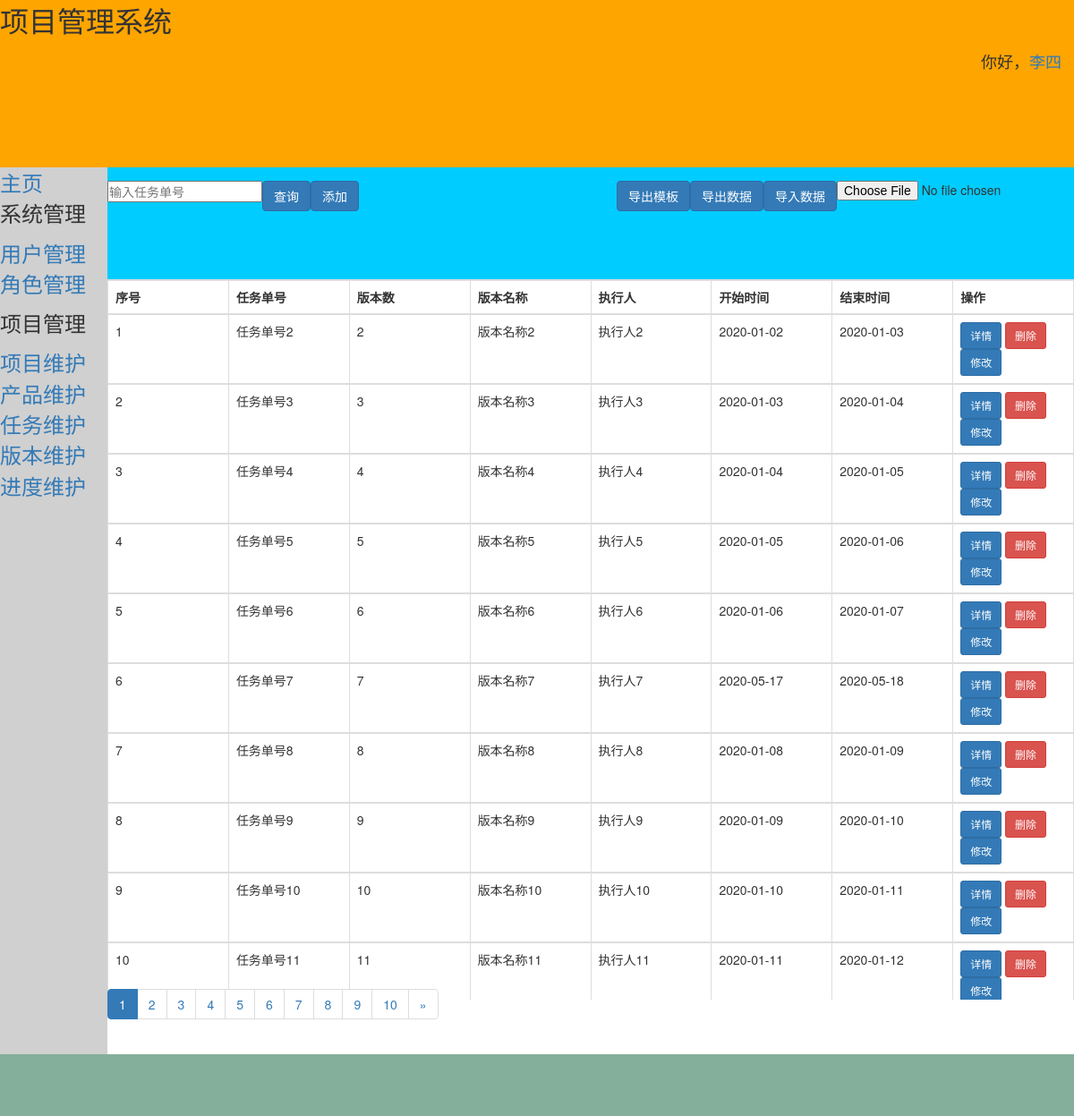
Page /project/vision/ (signed in) on the earlier database version.
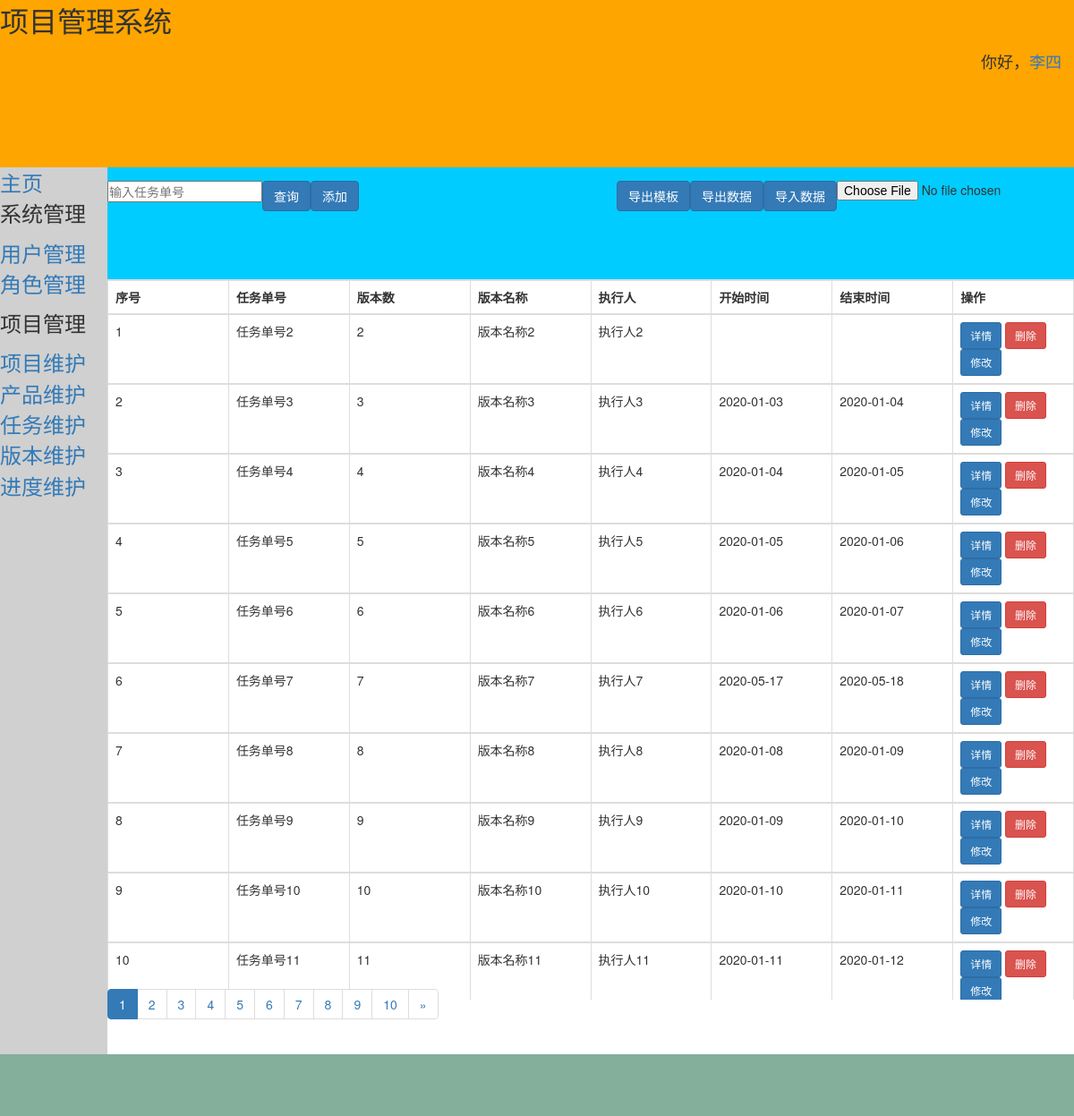
Same page on the later database version.
### project/models.py (models this page shows)
class Vision(models.Model):
    tasks = models.ForeignKey(
        Task,
        to_field='task_num',
        on_delete=models.CASCADE,
        related_name='to_vision',
        verbose_name='所属任务',)
    vision_num = models.PositiveIntegerField(verbose_name='版本数')
    vision_name = models.CharField(max_length=40,  primary_key=True, verbose_name='版本名称')
    executor = models.CharField(max_length=20, verbose_name='执行人')
    start_time = models.DateField(blank=True, null=True, verbose_name='开始时间')
    end_time = models.DateField(blank=True, null=True, verbose_name='结束时间')
    create_time = models.DateTimeField(auto_now_add=timezone.now, verbose_name='创建时间')
    class Meta:
        ordering = ['vision_num']
        verbose_name = '版本'
        verbose_name_plural = '版本'

class Task(models.Model):
    status_choice = (
        ('no', '未开始'),
        ('doing', '进行中'),
        ('done', '已完成'),
    )
    products = models.ForeignKey(
        Product,
        to_field='product_model',
        on_delete=models.CASCADE,
        related_name='to_task',
        verbose_name='所属产品',)
    task_num = models.CharField(max_length=20, unique=True, primary_key=True, verbose_name='任务单号')
    dev_type = models.CharField(max_length=20, verbose_name='开发类型')
    start_time = models.DateField(blank=True, null=True, verbose_name='开始时间')
    end_time = models.DateField(blank=True, null=True, verbose_name='结束时间')
    task_status = models.CharField(max_length=10, choices=status_choice, verbose_name='任务状态')
    create_time = models.DateTimeField(auto_now_add=timezone.now, verbose_name='创建时间')
    class Meta:
        ordering = ['-task_num']
        verbose_name = '任务'
        verbose_name_plural = '任务'

### project/views.py (the view)
# urls.py: path('vision/', views.vision, name='vision'),
@login_required
def vision(request):
    del_id = request.GET.get('del_id', '')
    page = request.GET.get('page', 1)
    search_data = request.GET.get('search', '')
    detail = request.GET.get('detail', '')
    if del_id:     # 删除数据
        Vision.objects.get(vision_name=del_id).delete()
        red_path = '?page='+str(page)
        return HttpResponseRedirect(reverse('project:vision')+red_path)
    if search_data:   # 模糊查询
        vision_list = Vision.objects.filter(tasks__task_num__contains=search_data)
    elif detail:
        vision_list = Vision.objects.filter(tasks__task_num=detail)
    else:
        vision_list = Vision.objects.all()    # 查询全部数据
    count_page =10    # 按每页count_page条数据分页
    paginator = Paginator(vision_list, count_page)
    start = (int(page)-1)*count_page
    try:
        vision_data = paginator.page(page)
    except PageNotAnInteger:
        vision_data = paginator.page(1)
    except EmptyPage:
        vision_data = paginator.page(paginator.num_pages)
    context = {
        'vision_data': vision_data,
        'start': start,
        'search_data': search_data,
        'username': request.user.first_name,
    }
    return render(request, 'project/vision.html', context)

### project/templates/project/vision.html (shortened to what this page needs)
{% extends 'login/base.html' %}
    {% block rightup %}
    <form action="{% url 'project:vision_import'%}" method="post" enctype="multipart/form-data" role="form">
        <div class="form-group">
        <input type="file" name="vision_file" required style="display:inline-block;float: right;">
        <button type="submit" class="btn btn-primary" style="display:inline-block;float: right;">导入数据</button>
        </div>
    </form>
    <form action="" method="get" role="form">
        <div class="form-group">
        <input type="text" name="search" required style="display:inline-block;float:left;" placeholder="输入任务单号">
        <button type="submit" class="btn btn-primary" style="display:inline-block;float:left;">查询</button>
        </div>
    </form>
    <a href="{% url 'project:vision_download' 1 %}">
        <button class="btn btn-primary" type="button" style="display:inline-block;float: right;">导出数据</button>
    </a>
    <a href="{% url 'project:vision_download' 2 %}">
        <button class="btn btn-primary" type="button" style="display:inline-block;float: right;">导出模板</button>
    </a>
    <button class="btn btn-primary" data-toggle="modal" data-target="#add" style="display:inline-block;float: left;">添加</button>
    {% endblock rightup %}
    {% block right %}
    <table class="table table-hover table-bordered">
         <TR>
             <th>序号</th>
            <th>任务单号</th>
            <th>版本数</th>
            <th>版本名称</th>
            <th>执行人</th>
            <th>开始时间</th>
            <th>结束时间</th>
            <th>操作</th>
        </TR>
        {% for vision in vision_data %}
            <TR>
                <td>{{forloop.counter|add:start}}</td>
                <td>{{vision.tasks.task_num}}</td>
                <td>{{vision.vision_num}}</td>
                <td>{{vision.vision_name}}</td>
                <td>{{vision.executor}}</td>
                <td>{{vision.start_time|default_if_none:''}}</td>
                <td>{{vision.end_time|default_if_none:''}}</td>
                <td>
                    <button class="btn btn-primary btn-sm">
                        <a href="/project/progress?detail={{vision.tasks.task_num}}" style="color:white;">详情</a>
                    </button>
                    <button class="btn btn-danger btn-sm" data-toggle="modal" data-target="#my{{vision.vision_name}}">删除</button>
                    <button class="btn btn-primary btn-sm" data-toggle="modal" data-target="#{{vision.vision_name}}" style="display:inline-block;float: left;">修改</button>
                </td>
            </TR>
        {% endfor%}
    </table>
    {% endblock right %}
 {% block rightdown %}
    <nav aria-label="Page navigation">
        <ul class="pagination">
            {% for pg in vision_data.paginator.page_range %}
                {% if vision_data.number == pg %}
                    <li class="active">
                        <a href="?search={{search_data}}&page={{pg}}">{{pg}}</a>
                    </li>
                {% else %}
                    <li>
                        <a href="?search={{search_data}}&page={{pg}}">{{pg}}</a>
                    </li>
                {% endif %}
            {% endfor %}
            {% if vision_data.has_next %}
                <li>
                    <a href="?page={{vision_data.next_page_number}}&search={{search_data}}" aria-label="Next">
                        <span aria-hidden="true">&raquo;</span>
                    </a>
                </li>
            {% endif %}
        </ul>
    </nav>
{% endblock rightdown %}

Differences in the rows shown:
changed Vision "版本名称2": start_time "2020-01-02" → (not shown); end_time "2020-01-03" → (not shown)
